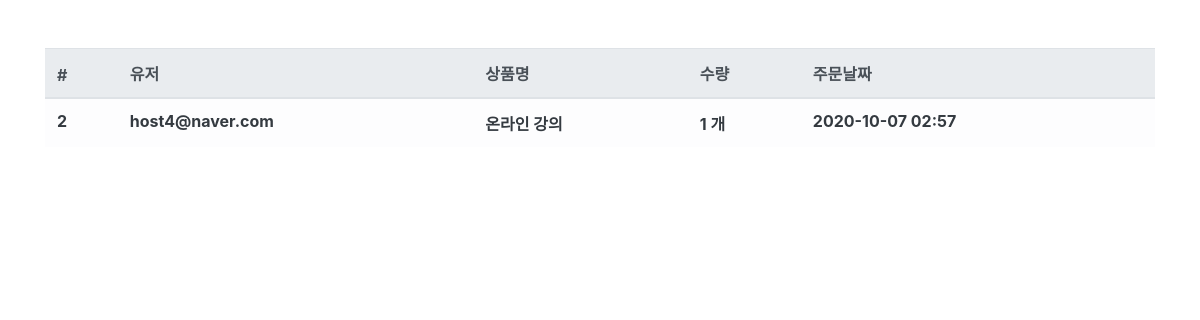
The app's page /order/ (signed in), older data.
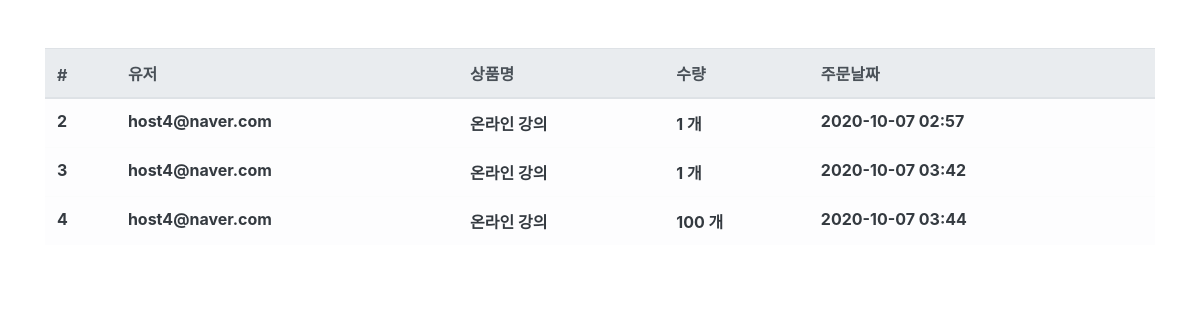
The same page, newer data.
### order/models.py (models this page shows, shortened)
class Order(models.Model):
    objects = models.Manager()
    shopuser = models.ForeignKey(
        'shopuser.Shopuser', on_delete=models.CASCADE, verbose_name='사용자')
    product = models.ForeignKey(
        'product.Product', on_delete=models.CASCADE, verbose_name='상품')
    quantity = models.IntegerField(verbose_name='수량')
    register_date = models.DateTimeField(
        auto_now_add=True, verbose_name='주문일자')
    class Meta:
        db_table = 'shop_order'  # 테이블명 지정
        verbose_name = '주문'
        verbose_name_plural = '주문'  # 복수형

### shopuser/models.py (models this page shows)
class Shopuser(models.Model):
    objects = models.Manager()
    email = models.EmailField(verbose_name='이메일')
    password = models.CharField(max_length=64, verbose_name='비밀번호')
    register_date = models.DateTimeField(
        auto_now_add=True, verbose_name='등록날짜')
    def __str__(self):
        return self.email
    class Meta:
        db_table = 'shop_user'  # 테이블명 지정
        verbose_name = '사용자'
        verbose_name_plural = '사용자'  # 복수형

### product/models.py (models this page shows)
class Product(models.Model):
    objects = models.Manager()
    name = models.CharField(max_length=256, verbose_name='상품명')
    price = models.IntegerField(verbose_name='상품가격')
    description = models.TextField(verbose_name='상품설명')
    stuck = models.IntegerField(verbose_name='재고')
    register_date = models.DateTimeField(
        auto_now_add=True, verbose_name='등록날짜')
    def __str__(self):
        return self.name
    class Meta:
        db_table = 'shop_product'  # 테이블명 지정
        verbose_name = '상품'
        verbose_name_plural = '상품'  # 복수형

### order/views.py (the view)
# urls.py: path('order/', OrderList.as_view()),
class OrderList(ListView):
    template_name = 'order.html'
    context_object_name = 'order_list'
    def get_queryset(self, **kwargs):
        queryset = Order.objects.filter(
            shopuser__email=self.request.session.get('user')
        )
        return queryset

### order/templates/order.html
{%extends 'base.html'%}
{% load humanize %}
{%block contents%}
<div class="row mt-5">
    <div class="col-12">
        <table class="table table-light">
            <thead class="thead-light">
                <tr>
                    <th scope="col">#</th>
                    <th scope="col">유저</th>
                    <th scope="col">상품명</th>
                    <th scope="col">수량</th>
                    <th scope="col">주문날짜</th>
                </tr>
            </thead>
            <tbody class="text-dark">
                {%for order in order_list%}
                <tr>
                    <th scope="row">{{order.id}}</th>
                    <th scope="row">{{order.shopuser}}</th>
                    <th scope="row">{{order.product}}</th>
                    <th scope="row">{{order.quantity | intcomma}} 개</th>
                    <th scope="row">{{order.register_date|date:'Y-m-d H:i' }}</th>
                </tr>
                {%endfor%}
            </tbody>
        </table>
    </div>
</div>
{%endblock%}

Row changes from the older to the newer data that the page shows:
added Order: id "3", shopuser "host4@naver.com", product "온라인 강의", quantity "1", register_date "2020-10-07 03:42"
added Order: id "4", shopuser "host4@naver.com", product "온라인 강의", quantity "100", register_date "2020-10-07 03:44"
